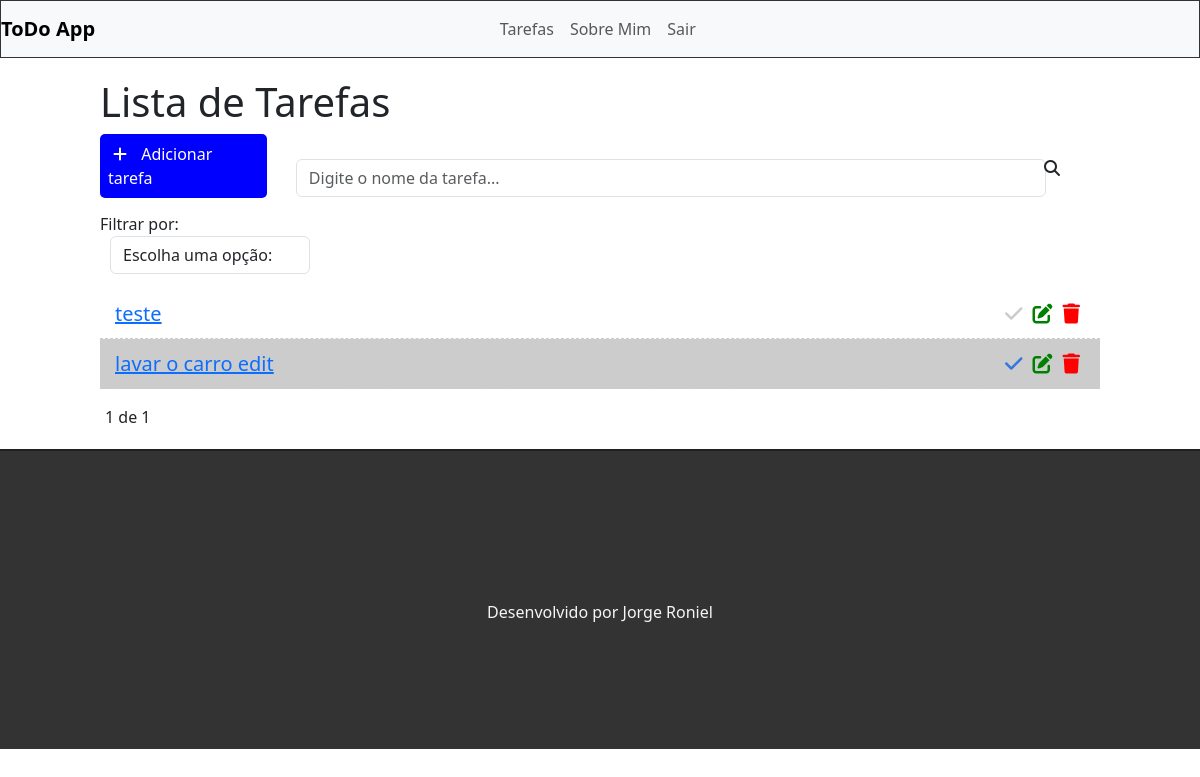
The app's page /?page=2 (signed in), older data.
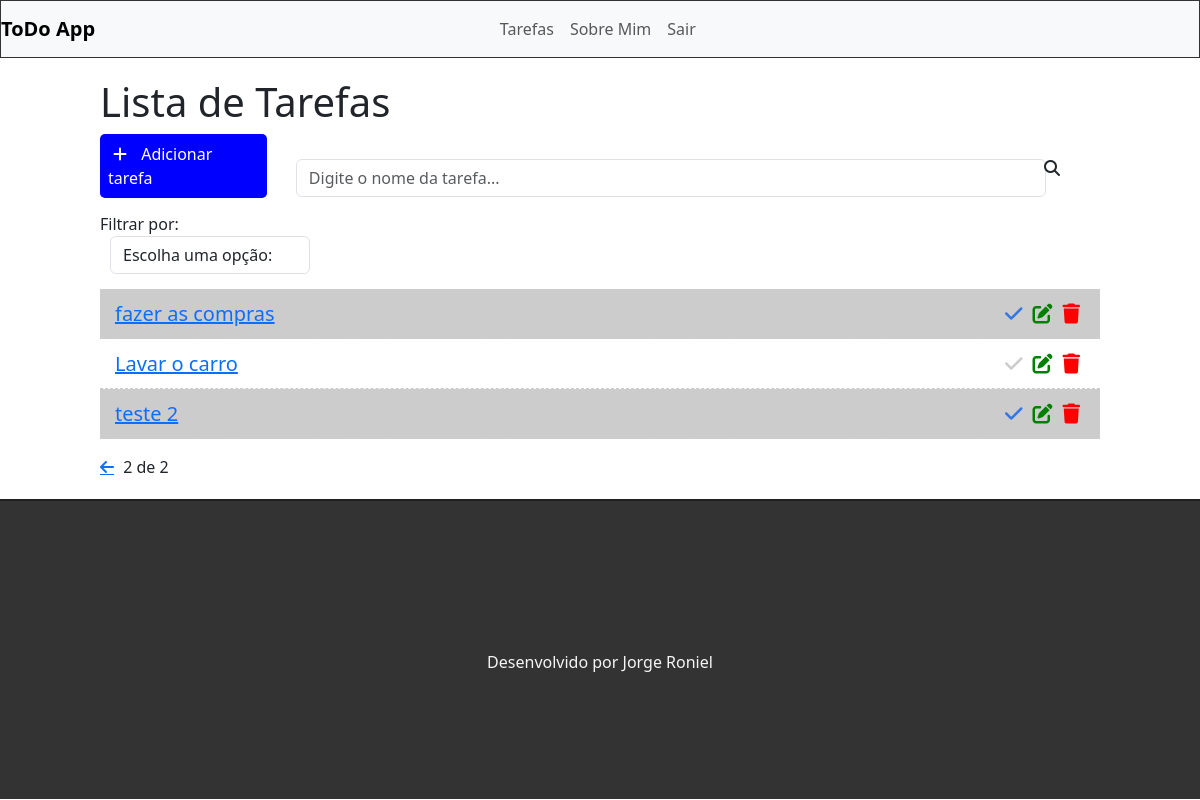
The same page, newer data.
### task/models.py (models this page shows)
class Tarefa(models.Model):
    STATUS = (
        ('doing', 'Doing'),
        ('done', 'Done'),
    )
    titulo = models.CharField(max_length=255)
    descricao = models.TextField()
    done = models.CharField(max_length=5, choices=STATUS)
    data_criacao = models.DateTimeField(auto_now_add=True)
    data_update = models.DateTimeField(auto_now=True)
    usuario = models.ForeignKey(get_user_model(), on_delete=models.CASCADE)

### task/views.py (the view)
# urls.py: path('', views.tasksList),
@login_required(login_url='/login/')
def tasksList(request):
    usuario = request.user
    search = request.GET.get('search')
    filtro = request.GET.get('filter')
    if search:
        tasks = Tarefa.objects.filter(usuario=usuario, titulo__icontains=search)
    elif filtro:
        tasks = Tarefa.objects.filter(usuario=usuario, done=filtro)
    else:
        tasks_list = Tarefa.objects.filter(usuario=usuario).order_by('-data_criacao')
        paginator = Paginator(tasks_list, 3)
        page = request.GET.get('page')
        tasks = paginator.get_page(page)
    return render(request, 'lista.html', {'tasks': tasks})

### task/Templates/lista.html (shortened to what this page needs)
{% extends 'model-page.html' %}
{% block content %}
    <div class="offset-1 col-10  list-div">
        <h1>Lista de Tarefas</h1>
        <a id="add-link" href="newtask/">
            <div class="col-2 add-div">
                <i class="fas fa-plus"></i> Adicionar tarefa
            </div>
        </a>
        <div class="col-9 search-div">
            <form method="GET" id="search-form">
                <input class="form-control" type="text" id="search" name="search" placeholder="Digite o nome da tarefa..." value="{{request.GET.search}}">
                <i class="fas fa-search" id="search-btn"></i>
            </form>
        </div>
        <div class="col-2 filter-div">
            <span>Filtrar por:</span>
            <select name="filter" id="filter" class="form-control">
                <option value="">Escolha uma opção:</option>
            </select>
        </div>
        <ul class="task-list">
            {% for task in tasks %}
            {% if task.done == 'doing' %}
                <li class="task-item">
            {% else %}
                <li class="task-item done">
            {% endif %}
                    <span><a href="/task/{{task.id}}">{{task.titulo}}</a></span>
                    <a href="delete/{{task.id}}" id="deleteBtn"><span><i class="fas fa-trash"></i></span></a>
                    <a href="edit/{{task.id}}"><span><i class="fas fa-edit"></i></span></a>
                    <a href="status/{{task.id}}"><span><i class="fas fa-check"></i></span></a>
                </li>
            {% endfor %}
        </ul>
        <div class="pagination">
            <span class="step-links">
                {% if tasks.has_previous %}
                    <a href="?page={{tasks.previous_page_number}}" class="fas fa-arrow-left"></a>
                {% endif %}
                {% if tasks.paginator.num_pages %}
                <span class="current">
                    {{tasks.number}} de {{tasks.paginator.num_pages}}
                </span>
                {% endif %}
            </span>
        </div>
    </div>
{% endblock %}

Row changes from the older to the newer data that the page shows:
removed Tarefa: titulo "teste"
removed Tarefa: titulo "lavar o carro edit"
added Tarefa: titulo "fazer as compras"
added Tarefa: titulo "Lavar o carro"
added Tarefa: titulo "teste 2"
Text that changed along with them:
{{ tasks.number }}: "1" → "2"
{{ tasks.paginator.num_pages }}: "1" → "2"
